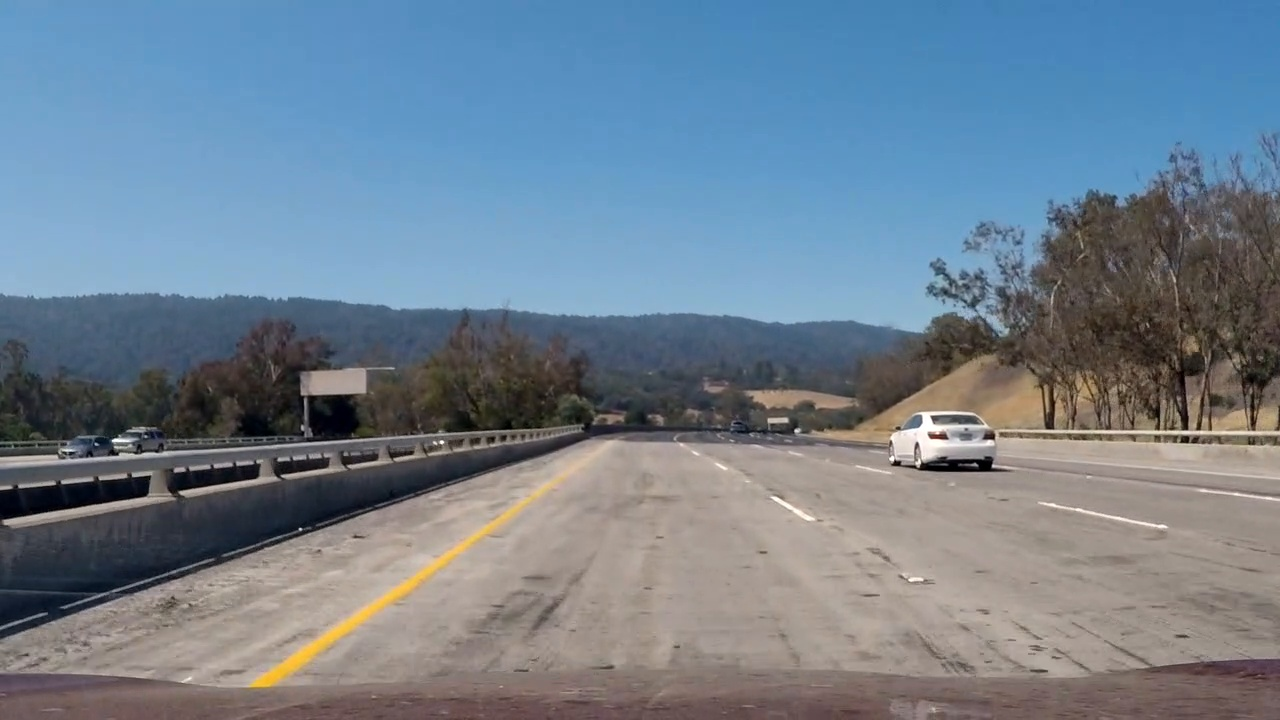
#> input picture test_images/light-pavement-skid-marks.jpg, 1280 x 720 px
$ python -i binary_threshold.py   (imports and definitions only)   (older library calls are emulated)
#> lines starting #> are read from the running program, lines starting #| are printed output that depends on the picture
import cv2
import numpy as np

class BinaryThresholder():

  def __init__(self):
    self.combined = None

    self.gray = None

    self.gradxy_binary = { 'x': None, 'y': None }

    self.mag_binary = None
    self.dir_binary = None

    self.hls_binary = { 'h_chan': None, 'l_chan': None, 's_chan': None }
    self.lab_binary = { 'l_chan': None, 'a_chan': None, 'b_chan': None }
    self.rgb_binary = { 'r_chan': None, 'g_chan': None, 'b_chan': None }

  def combine_thresholds(self, image,
                          sobel_kernel_size=5,
                          grad_thresh={'x': (20, 100), 'y': (20, 100)},
                          magnitude_thresh=(50, 70),
                          grad_dir_thresh=(0.65, 1.25), # in radians
                          hls_thresh={'h': ( 70, 150), 'l': (150, 255), 's': (180, 255)},
                          lab_thresh={'l': (150, 255), 'a': (100, 200), 'b': (100, 150)},
                          rgb_thresh={'r': (150, 255), 'g': (100, 200), 'b': ( 80, 200)}
                          ):

    self.gray = cv2.cvtColor(image, cv2.COLOR_RGB2GRAY) # just for visual reference

    # Apply each of the thresholding functions
    self.gradxy(image, sobel_kernel_size, grad_thresh)

    self.mag_binary = self.mag_thresh(image, sobel_kernel=sobel_kernel_size, thresh=magnitude_thresh)

    self.dir_binary = self.dir_threshold(image, sobel_kernel=sobel_kernel_size, thresh=grad_dir_thresh)

    self.all_hls(image, hls_thresh)
    self.all_lab(image, lab_thresh)
    self.all_rgb(image, rgb_thresh)

    # Only using a select number of color and gradient filters; can play around with combining others
    self.combined = np.zeros_like(self.dir_binary)
    self.combined[((self.gradxy_binary['x'] == 1) & (self.gradxy_binary['y'] == 1)) | \
             ((self.mag_binary == 1) & (self.dir_binary == 1)) | \
             ((self.hls_binary['s'] == 1) & (self.hls_binary['h'] == 0)) | \
             ((self.lab_binary['b'] == 0)) | \
             ((self.rgb_binary['r'] == 1) & (self.rgb_binary['b'] == 0))] = 1

    return self.combined


  def abs_sobel_thresh(self, image, orient='x', sobel_kernel=3, thresh=(0, 255)):
    """Calculate the directional gradient and apply the threshold"""
    gray = cv2.cvtColor(image, cv2.COLOR_RGB2GRAY)
    sobel = cv2.Sobel(gray, cv2.CV_64F, orient=='x', orient=='y', ksize=sobel_kernel)
    abs_sobel = np.absolute(sobel)
    scaled = np.uint8((255 * abs_sobel) / np.max(abs_sobel))
    grad_binary = np.zeros_like(scaled)
    grad_binary[(scaled >= thresh[0]) & (scaled <= thresh[1])] = 1
    return grad_binary

  def gradxy(self, image, sobel_kernel_size=3, grad_thresh=(0, 255)):
    self.gradxy_binary['x'] = self.abs_sobel_thresh(image, orient='x',
                                                    sobel_kernel=sobel_kernel_size,
                                                    thresh=grad_thresh['x'])
    self.gradxy_binary['y'] = self.abs_sobel_thresh(image, orient='y',
                                                    sobel_kernel=sobel_kernel_size,
                                                    thresh=grad_thresh['y'])

  # [112 lines left out: functions mag_thresh, dir_threshold, hls_threshold, all_hls, lab_threshold, all_lab and 2 more, not called in this run]

>>> import cv2
>>> picture = cv2.cvtColor(cv2.imread('../test_images/light-pavement-skid-marks.jpg'), cv2.COLOR_BGR2RGB)
>>> result = BinaryThresholder().combine_thresholds(picture)
#> in combine_thresholds, `self.gray = cv2.cvtColor(image, cv2.COLOR_RGB2GRAY)`:
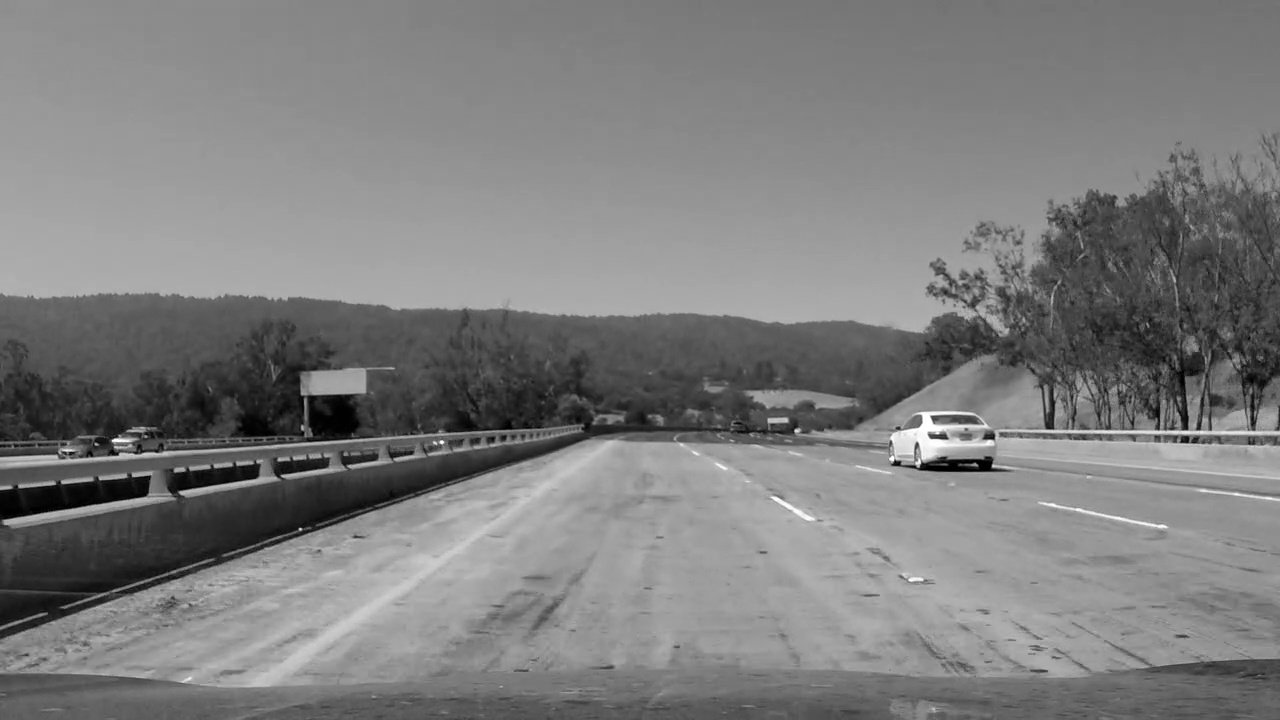
#> self.gray: shape (720, 1280); min 0, max 255, mean 125.3
#> (the run stopped early here; a loop or call above may not have finished)

$ run again, on test_images/straight_lines1.jpg
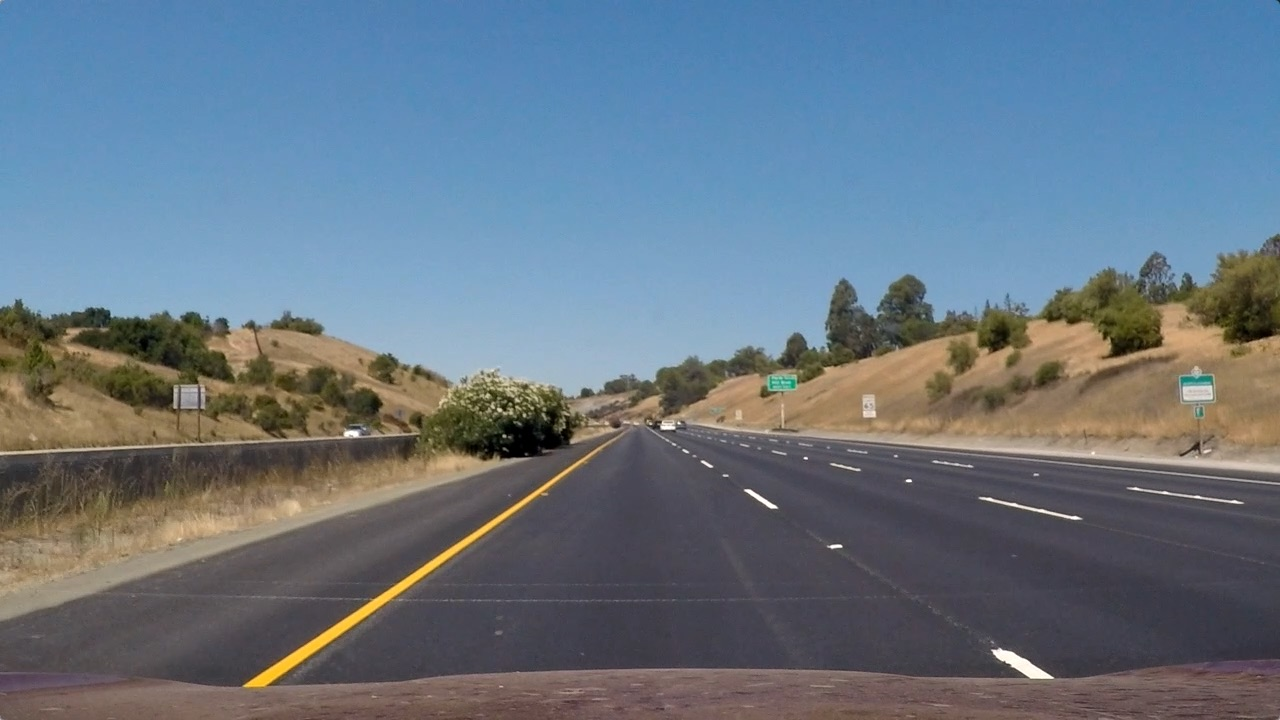
#> input picture test_images/straight_lines1.jpg, 1280 x 720 px
#> in combine_thresholds, `self.gray = cv2.cvtColor(image, cv2.COLOR_RGB2GRAY)`:
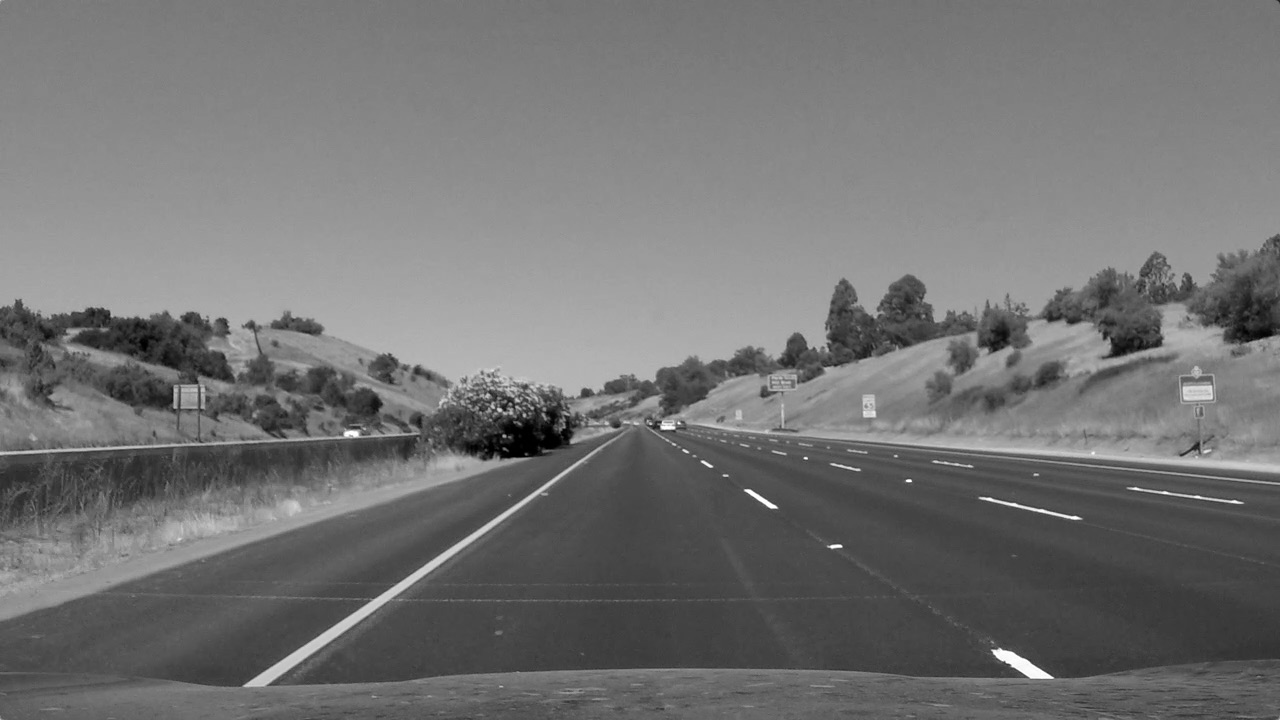
#> self.gray: shape (720, 1280); min 0, max 255, mean 114.9

$ run again, on test_images/straight_lines2.jpg
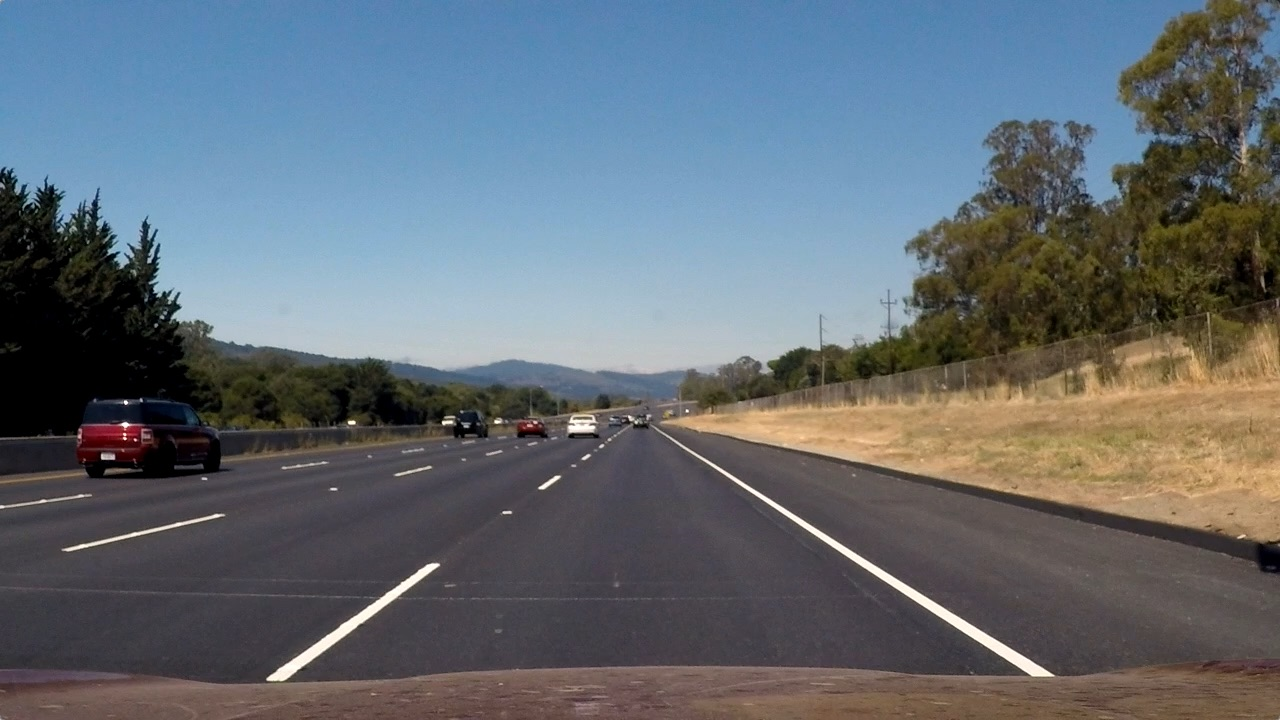
#> input picture test_images/straight_lines2.jpg, 1280 x 720 px
#> in combine_thresholds, `self.gray = cv2.cvtColor(image, cv2.COLOR_RGB2GRAY)`:
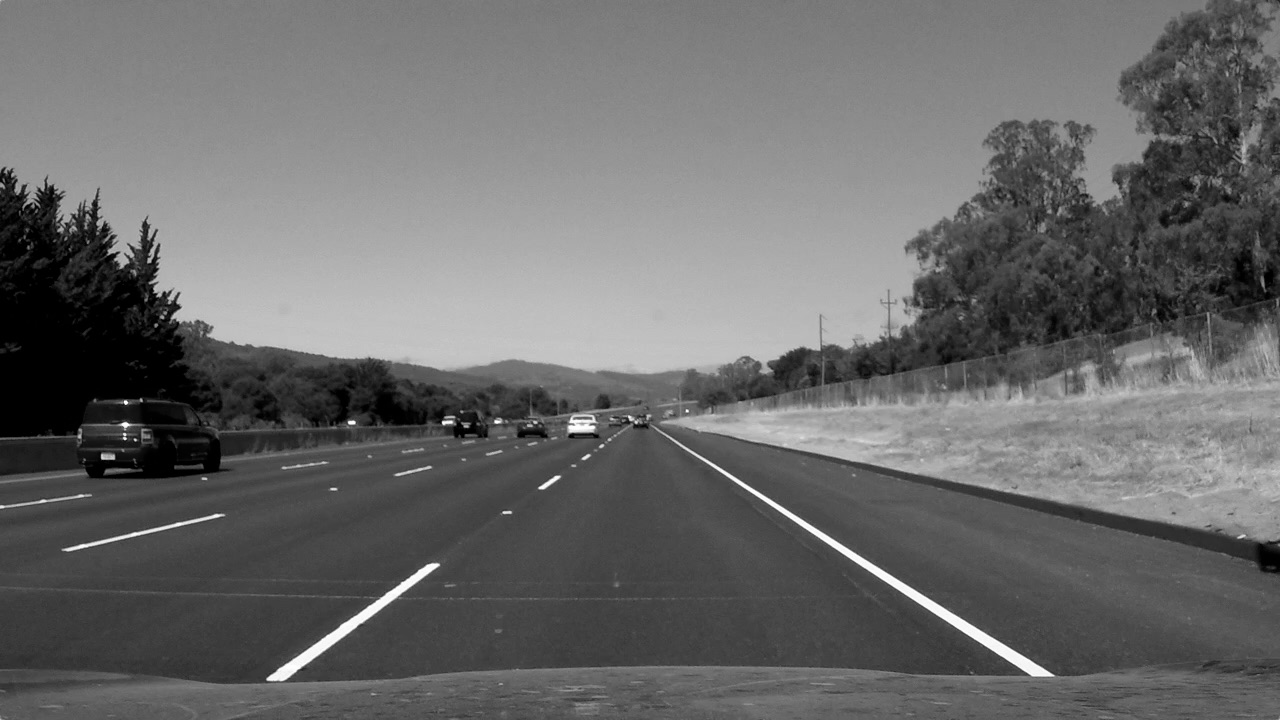
#> self.gray: shape (720, 1280); min 0, max 254, mean 106
